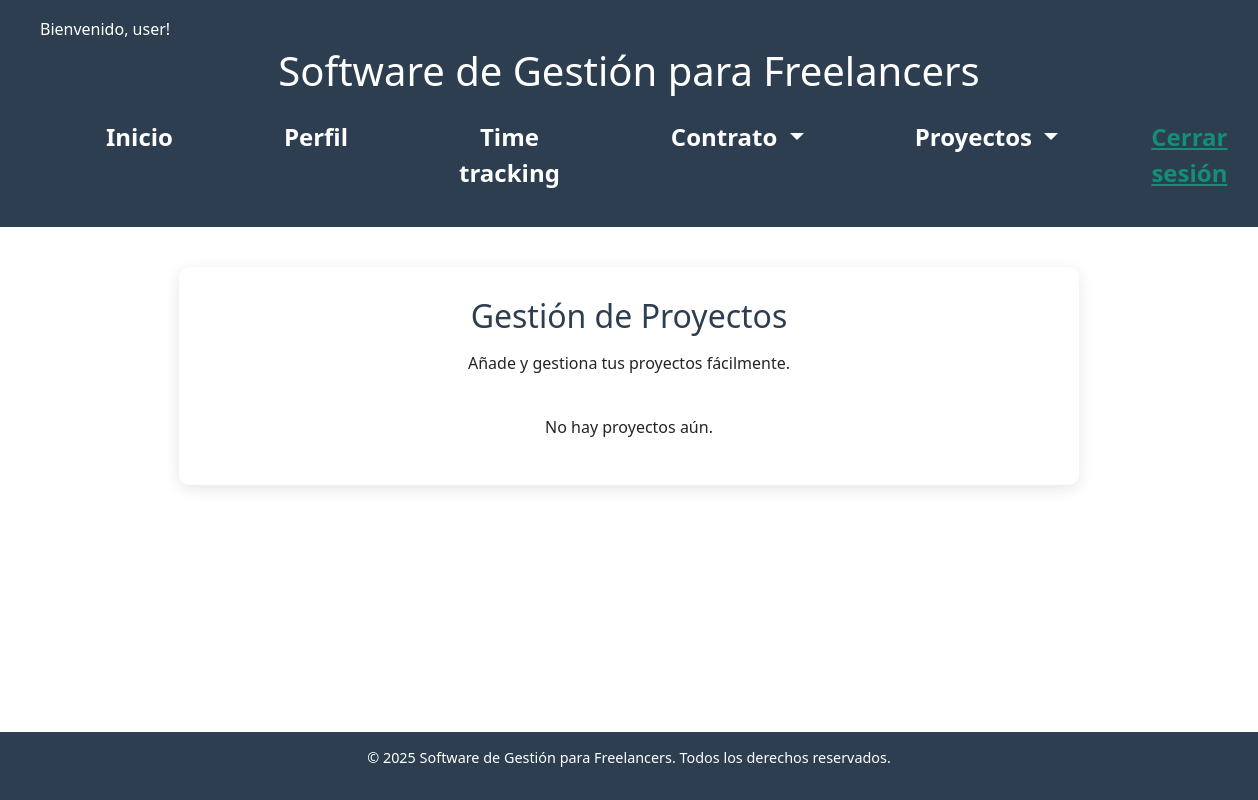
The page /proyectos/ (signed in) on the database as committed earlier.
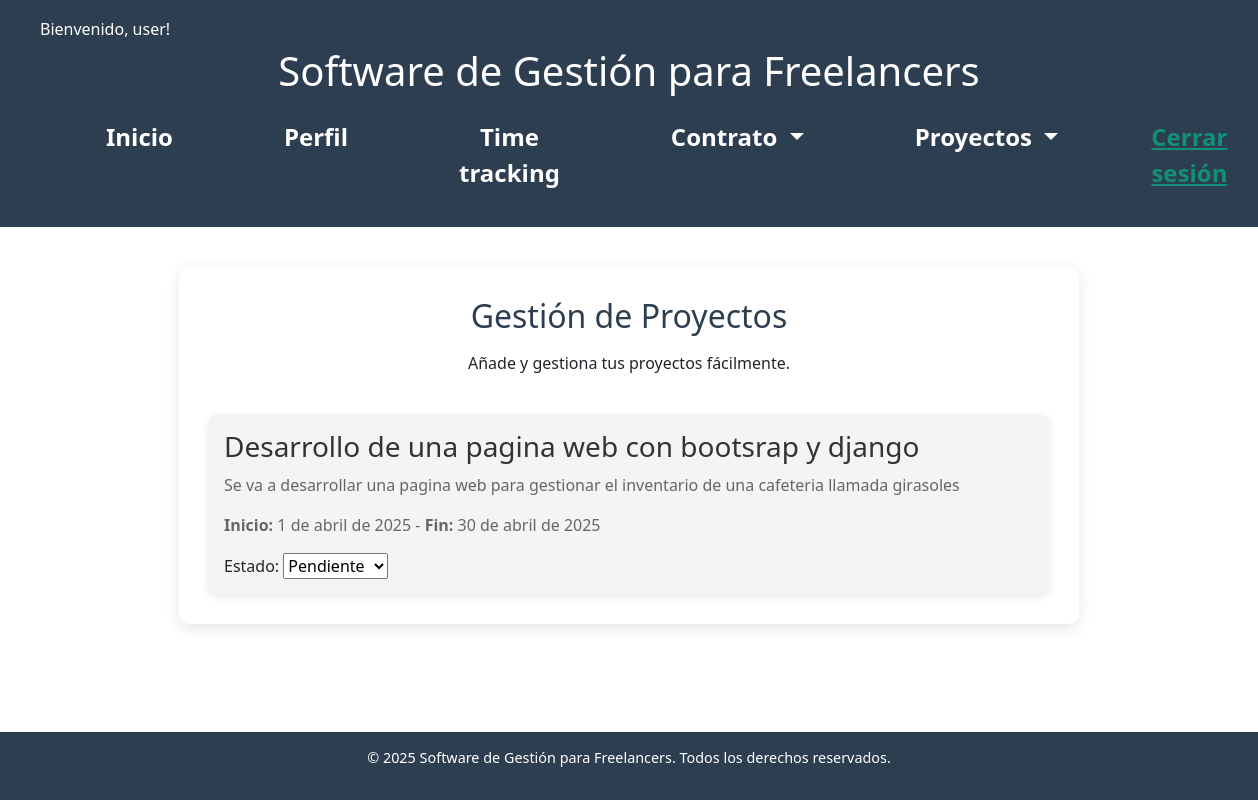
The same page on the database as committed later.
### gestion/models.py (models this page shows, shortened)
class Proyecto(models.Model):
    id_proyecto = models.AutoField(primary_key=True)
    id_usuario = models.ForeignKey(CustomUser, on_delete=models.CASCADE, related_name='proyectos')
    nombre = models.CharField(max_length=100)
    descripcion = models.TextField(blank=True, null=True)
    fecha_inicio = models.DateField()
    fecha_fin = models.DateField()
    fecha_creacion = models.DateTimeField(auto_now_add=True)

### gestion/views.py (the view, shortened to what this page needs)
# urls.py: path("proyectos/", proyectos, name="proyectos"),
@login_required
def proyectos(request):
    if request.method == "GET":proyectos = Proyecto.objects.filter(id_usuario=request.user)
    proyectos = Proyecto.objects.filter(id_usuario=request.user)
    return render(request, "proyectos.html", {"proyectos": proyectos})

### templates/proyectos.html (shortened to what this page needs)
{% extends 'base.html' %}
{% block content %}
{%load static%}
    <section id="proyectos">
        <h2>Gestión de Proyectos</h2>
        <p>Añade y gestiona tus proyectos fácilmente.</p>
        <br>
        <div class="proyecto-container" id="lista-proyectos">
            {% for proyecto in proyectos %}
        <div class="proyecto-item" id="proyecto-{{ proyecto.id_proyecto }}">
            <h3>{{ proyecto.nombre }}</h3>
            <p>{{ proyecto.descripcion }}</p>
            <p><strong>Inicio:</strong> {{ proyecto.fecha_inicio }} - <strong>Fin:</strong> {{ proyecto.fecha_fin }}</p>
            <label for="estado-{{ proyecto.id_proyecto }}">Estado:</label>
            <select id="estado-{{ proyecto.id_proyecto }}" onchange="actualizarEstado('{{ proyecto.id_proyecto }}')">
                <option value="pendiente" {% if proyecto.estado == 'pendiente' %}selected{% endif %}>Pendiente</option>
            </select>
        </div>
    {% empty %}
        <p>No hay proyectos aún.</p>
    {% endfor %}
        </div>
    </section>
{%endblock%}

Rows that differ between the two databases and show on the page:
added Proyecto: nombre "Desarrollo de una pagina web con bootsrap y django", descripcion "Se va a desarrollar una pagina web para gestionar el inventario de una cafeteria llamada girasoles", fecha_inicio "1 de abril de 2025", fecha_fin "30 de abril de 2025", id_proyecto "Pendiente"
Other text that changed with them:
text no longer shown: "No hay proyectos aún."
